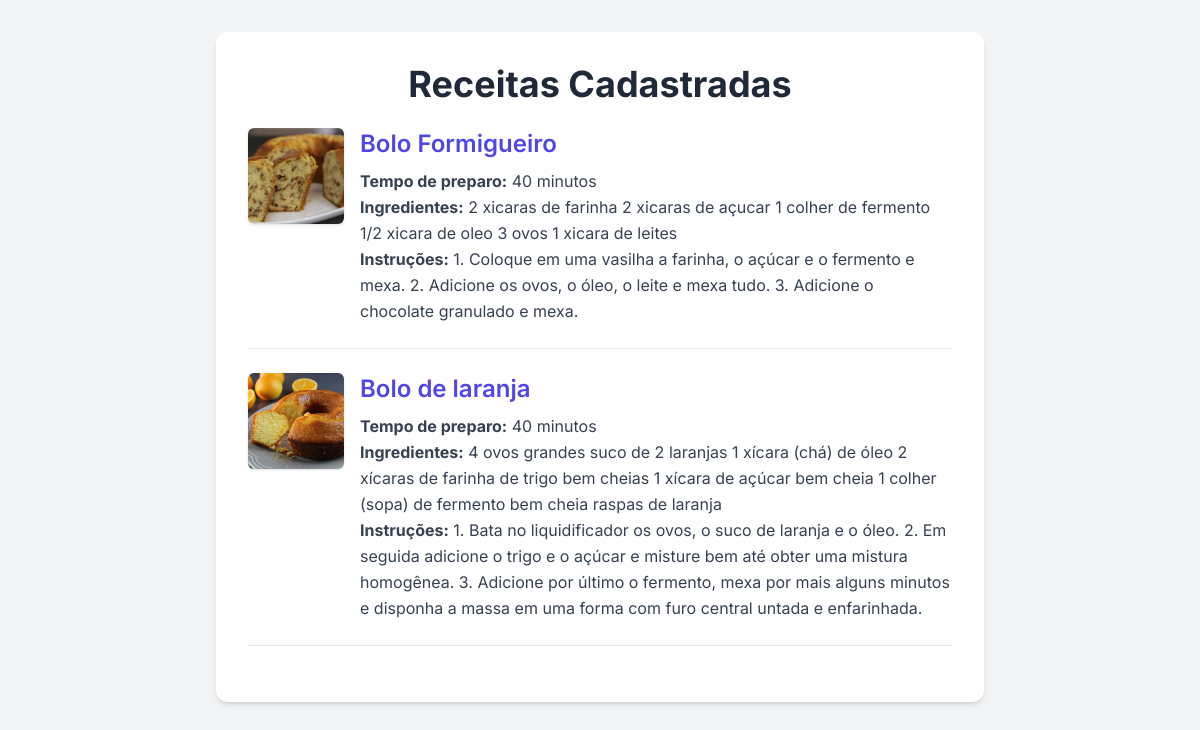
Before: /recipes/ with the older database file.
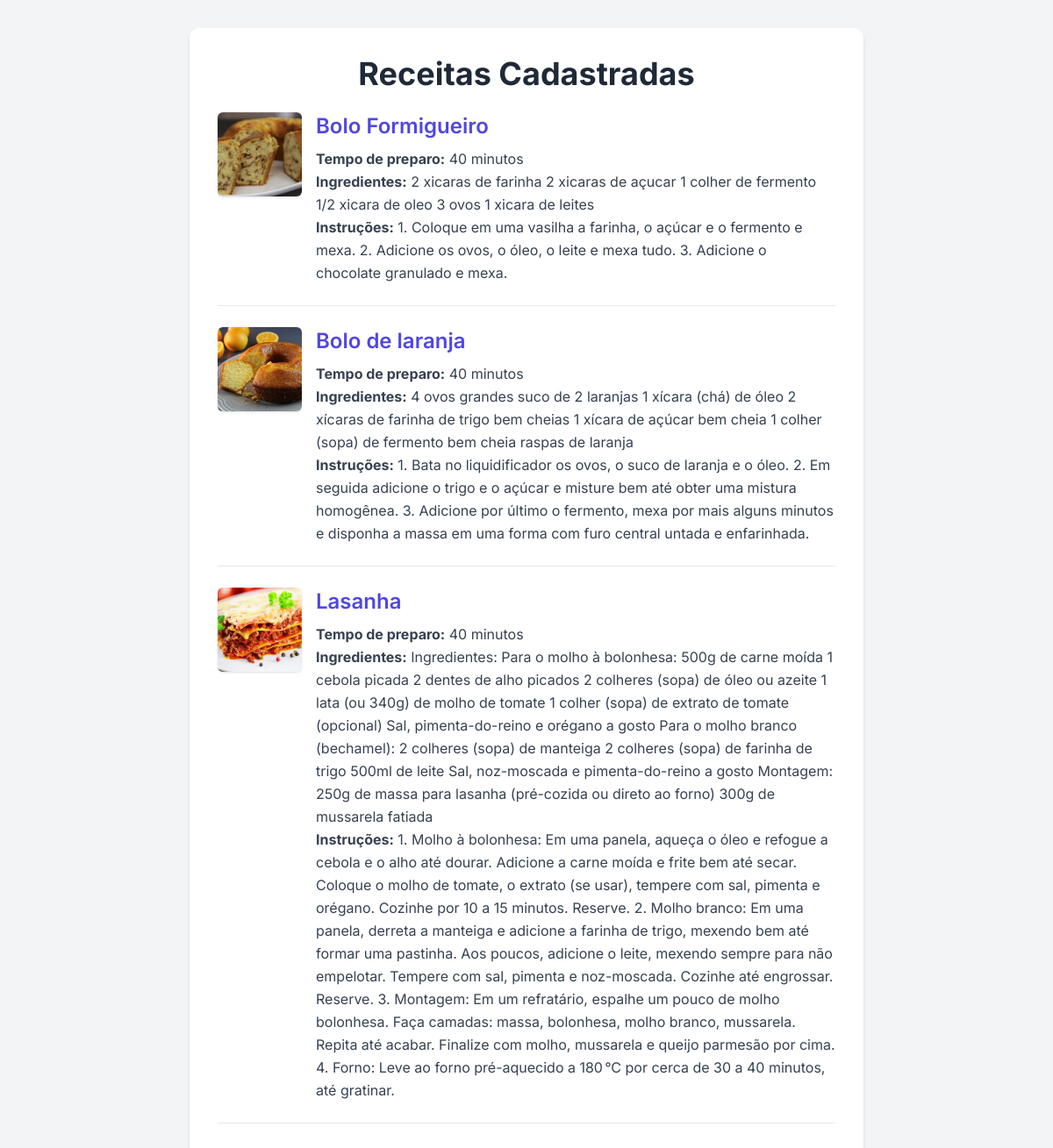
After: the same page with the newer database file.
### recipes/models.py (models this page shows, shortened)
class Recipe(models.Model):
    title = models.CharField(max_length=200)
    cooking_time = models.IntegerField(help_text="Tempo em minutos")
    ingredients = models.TextField()
    instructions = models.TextField()
    image = models.ImageField(upload_to='recipes/', blank=True, null=True)
    class Meta:
        verbose_name_plural = "Recipes"

### recipes/views.py (the view)
# urls.py: path('', views.recipe_list, name='recipe_list'),
def recipe_list(request):
    recipes = Recipe.objects.all()
    return render(request, 'recipes/recipe_list.html', {'recipes': recipes})

### recipes/templates/recipes/recipe_list.html (shortened to what this page needs)
<!DOCTYPE html>
<html lang="pt-br">
<head>
  <script src="https://cdn.tailwindcss.com"></script>
</head>
<body class="bg-gray-100 text-gray-700 leading-relaxed">
  <div class="max-w-3xl mx-auto my-8 p-8 bg-white rounded-xl shadow-md">
    <h1 class="text-4xl font-bold text-center text-gray-800 mb-6">Receitas Cadastradas</h1>
    {% for recipe in recipes %}
      <div class="flex items-start gap-4 mb-6">
        {% if recipe.image %}
          <img
            src="{{ recipe.image.url }}"
            alt="Imagem da receita {{ recipe.title }}"
            class="w-24 h-24 object-cover rounded-md shadow"
          />
        {% endif %}
        <div class="flex-1">
          <h2 class="text-2xl font-semibold text-gray-800 mb-2">
            <a href="{% url 'recipe_detail' recipe.pk %}" class="text-indigo-600 hover:text-indigo-800 hover:underline">
              {{ recipe.title }}
            </a>
          </h2>
          <p><strong>Tempo de preparo:</strong> {{ recipe.cooking_time }} minutos</p>
          <p><strong>Ingredientes:</strong> {{ recipe.ingredients }}</p>
          <p><strong>Instruções:</strong> {{ recipe.instructions }}</p>
        </div>
      </div>
      <hr class="border-t border-gray-200 my-6" />
    {% empty %}
      <p class="text-center italic text-gray-500 border border-dashed border-gray-300 rounded p-4 mt-6">
        Nenhuma receita cadastrada.
      </p>
    {% endfor %}
  </div>
</body>
</html>

### recipes/templates/recipes/recipe_list.html (style rules this page uses)
body { font-family: 'Inter', sans-serif; }

Changed rows visible on the page:
added Recipe: image (picture), title "Lasanha", cooking_time "40", ingredients "Ingredientes: Para o molho à bolonhesa: 500g de carne moída 1 cebola picada 2 dentes de alho picados 2 colheres (sopa) de óleo ou azeite 1 lata (ou 340g) de molho de tomate 1 colher (sopa) de extrato de tomate (opcional) Sal, pimenta-do-reino e orégano a gosto Para o molho branco (bechamel): 2 colheres (sopa) de manteiga 2 colheres (sopa) de farinha de trigo 500ml de leite Sal, noz-moscada e pimenta-do-reino a gosto Montagem: 250g de massa para lasanha (pré-cozida ou direto ao forno) 300g de mussarela fatiada", instructions "1. Molho à bolonhesa: Em uma panela, aqueça o óleo e refogue a cebola e o alho até dourar. Adicione a carne moída e frite bem até secar. Coloque o molho de tomate, o extrato (se usar), tempere com sal, pimenta e orégano. Cozinhe por 10 a 15 minutos. Reserve. 2. Molho branco: Em uma panela, derreta a manteiga e adicione a farinha de trigo, mexendo bem até formar uma pastinha. Aos poucos, adicione o leite, mexendo sempre para não empelotar. Tempere com sal, pimenta e noz-moscada. Cozinhe até engrossar. Reserve. 3. Montagem: Em um refratário, espalhe um pouco de molho bolonhesa. Faça camadas: massa, bolonhesa, molho branco, mussarela. Repita até acabar. Finalize com molho, mussarela e queijo…"
